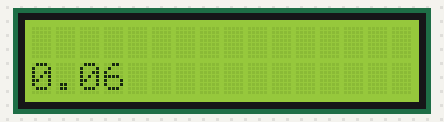
This sketch was run on a simulated Arduino Uno, built with avr-gcc and run on an emulated ATmega328P. Shown: 16×2 character LCD. Random numbers use the default seed unless the sketch sets one.

Above: at 0.07 s.
At 4.98 s:
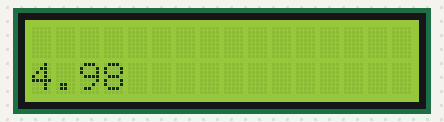
At 10.0 s:
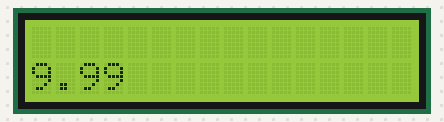
At 19.97 s:
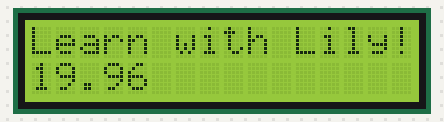
At 29.93 s:
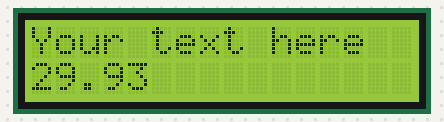
At 39.9 s:
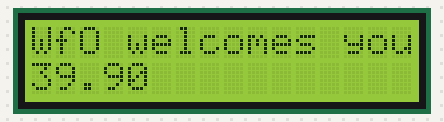

The sketch:

LCD.ino
```cpp
//This is C++, the language that Aruinos use.
//It's easy to use but very powerful. Try it out!

#include <LiquidCrystal.h>
LiquidCrystal lcd(12, 11, 5, 4, 3, 2);
void setup() {
  lcd.begin(16, 2);
  // Put your message here! Replace the blue text!


  //Put your message in the blue text above!
}
String messages[] = {"Take a card! -->", "Hello world!", "How are you?", "Learn to code!", "Learn with Lily!", "WfO welcomes you!", "Testing...", "Your text here", "Try it yourself!"};

void loop() {
  // set the cursor to column 0, line 1
  // print the strings
  lcd.setCursor(0,0);
  if ((((millis() / 50) % 200) == 0)){
    lcd.clear();
    lcd.print (messages[random(9)]);
  }
  // (note: line 1 is the second row, since counting begins with 0):
  lcd.setCursor(0, 1);
  // print the number of seconds since reset:
  lcd.print(millis()*.001);
  delay(50);
}
```
